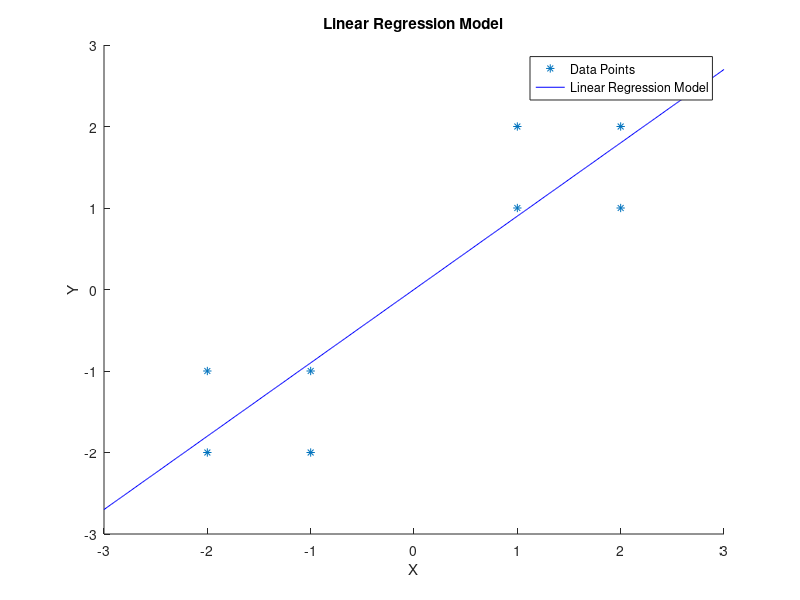

MATLAB code to generate this figure:
function Newton()
    DataPoints = [-1 -1; -2 -2; -2 -1; -1 -2; 1 2; 2 1; 1 1; 2 2];
    Theta = findgd(DataPoints);
    disp(Theta)
    plotmymodel(DataPoints, Theta);
end
function Theta = findgd(DataPoints)
    a = zeros(2, 1);
    maxIterations = 100;
    iterations = 0;
    while iterations < maxIterations
        iterations = iterations + 1;
        gradient = zeros(2, 1);
        H = zeros(2, 2);
        alpha=0.1;
        for i = 1:size(DataPoints, 1)
            x = DataPoints(i, 1);
            y = DataPoints(i, 2);
            yPred = a(1) * x + a(2);
            gradient(1) = gradient(1) + (2 / size(DataPoints, 1)) * (yPred - y) * x;
            gradient(2) = gradient(2) + (2 / size(DataPoints, 1)) * (yPred - y);
            H(1,1) = H(1,1) + (2 / size(DataPoints, 1)) * (x * x);
            H(1,2) = H(1,2) + (2 / size(DataPoints, 1)) * x;
            H(2,1) = H(2,1) + (2 / size(DataPoints, 1)) * x;
            H(2,2) = 2;
        end         
        a = a - alpha*inv(H) * gradient;
    end     
    Theta = a;
end
function plotmymodel(DataPoints, Model)
    scatter(DataPoints(:, 1), DataPoints(:, 2), '*r');
    hold on;
    MinXV = min(DataPoints(:, 1)) - 1;
    MaxXV = max(DataPoints(:, 1)) + 1;
    XV = MinXV:0.01:MaxXV;
    YV = Model(1) * XV + Model(2);
    plot(XV, YV, '-b');
    xlabel('X');
    ylabel('Y');
    title('Linear Regression Model');
    legend('Data Points', 'Linear Regression Model');
    hold off;
end
